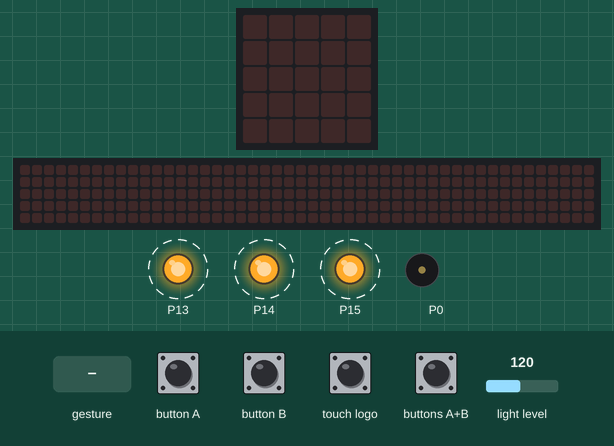
This program was run on a simulated BBC micro:bit (MakeCode). Parts: the board's 5×5 LED display, a strip that is not on the board, showing the scrolling text unrolled, output pins drawn as LEDs (lit = HIGH), buzzer (waves = sounding). Dashed ring = blinking. Inputs (shaded band) come from the test bench; at power-on: light level 120. A tilt is held for 1.5 s and a shake lasts 1 s, then the board lies face up again; the 48×5 strip is a reading aid, not a part: it shows the text the display is scrolling, unrolled, one strip-width of it at a time.

Above: at 1.2 s.
1.3 s: button A pressed for 0.15 s
At 3.02 s:
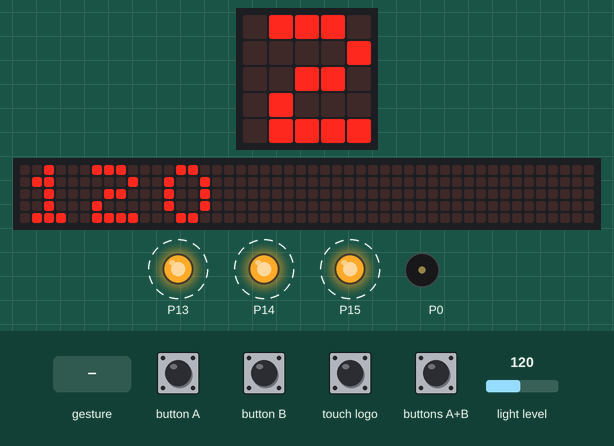
4.3 s: gesture 'shake'
At 6.62 s:
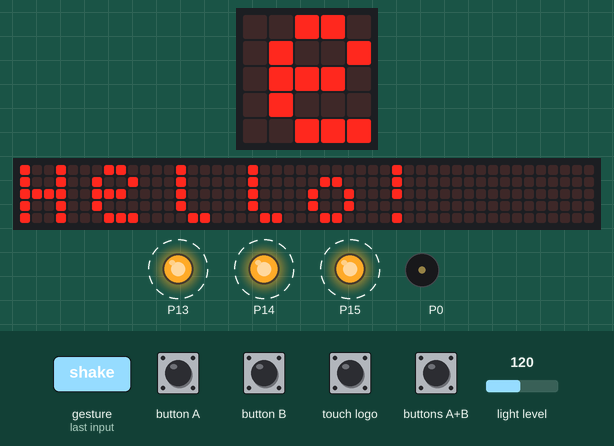
7.3 s: gesture 'tilt right'
At 8.42 s:
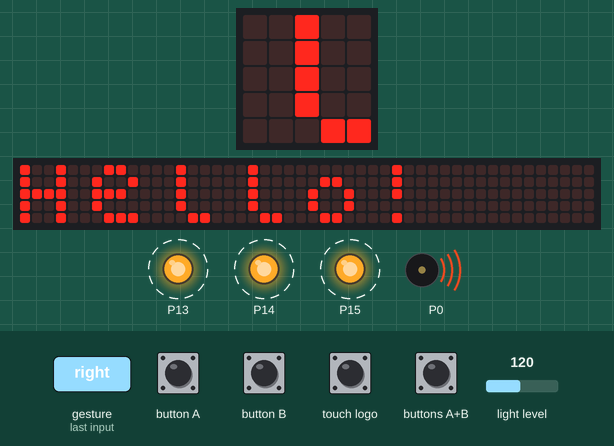
10.3 s: button B pressed for 0.15 s
At 12.3 s:
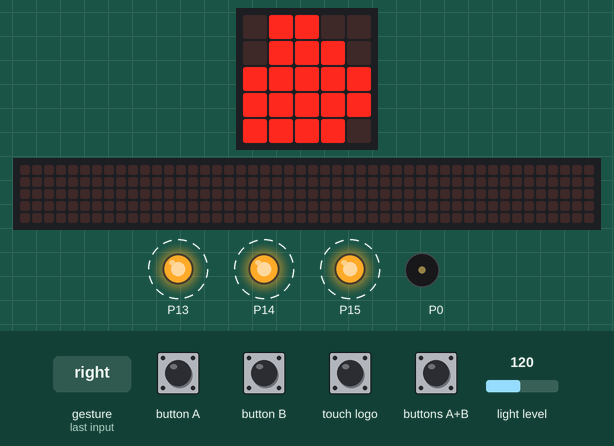
13.4 s: buttons A+B pressed for 0.15 s
At 14.1 s:
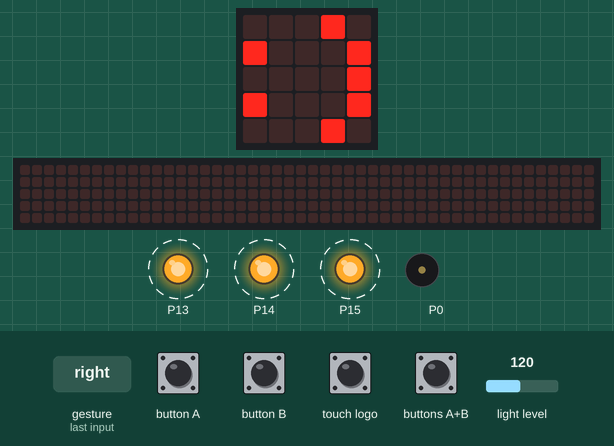
16.4 s: button A pressed for 0.15 s
At 16.62 s:
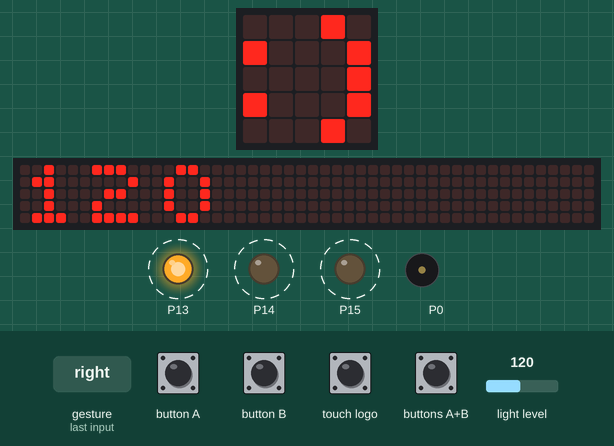
Timing chart, 0 to 20.5 s (numbered marks = the images above; inputs shaded):
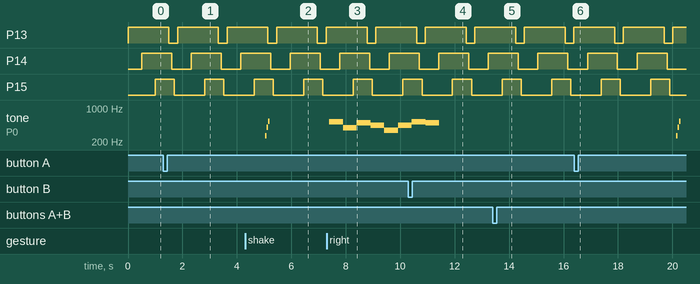

The program:

main.ts
```typescript
let lightsOn = 0
input.onGesture(Gesture.TiltRight, function () {
    music.playMelody("C5 G B A F A C5 B ", 120)
})
input.onGesture(Gesture.TiltLeft, function () {
    music.playSoundEffect(music.builtinSoundEffect(soundExpression.giggle), SoundExpressionPlayMode.UntilDone)
})
input.onLogoEvent(TouchButtonEvent.Pressed, function () {

})
input.onButtonPressed(Button.A, function () {
    basic.showNumber(input.lightLevel())
    music.playSoundEffect(music.createSoundEffect(
    WaveShape.Sine,
    200,
    600,
    255,
    0,
    150,
    SoundExpressionEffect.None,
    InterpolationCurve.Linear
    ), SoundExpressionPlayMode.UntilDone)
})
input.onSound(DetectedSound.Loud, function () {
    lightsOn = lightsOn
    basic.showString("" + (lightsOn))
})
input.onGesture(Gesture.Shake, function () {
    basic.showString("Hello!")
})
input.onButtonPressed(Button.AB, function () {
    basic.showLeds(`
        . . . # .
        # . . . #
        . . . . #
        # . . . #
        . . . # .
        `)
})
input.onButtonPressed(Button.B, function () {
    basic.showLeds(`
        . # # . .
        . # # # .
        # # # # #
        # # # # #
        # # # # .
        `)
})
basic.forever(function () {
    pins.digitalWritePin(DigitalPin.P13, 1)
    basic.pause(500)
    pins.digitalWritePin(DigitalPin.P14, 1)
    basic.pause(500)
    pins.digitalWritePin(DigitalPin.P15, 1)
    basic.pause(500)
    pins.digitalWritePin(DigitalPin.P13, 0)
    basic.pause(100)
    pins.digitalWritePin(DigitalPin.P14, 0)
    basic.pause(100)
    pins.digitalWritePin(DigitalPin.P15, 0)
    basic.pause(100)
})
```

test.ts
```typescript
// 테스트는 여기로 이동합니다; 이 패키지가 확장으로 사용될 때 컴파일되지 않을 것 입니다.
```

Measured:
- after the input at 1.3 s, the display: first changes after 0.15 s (image 1 shows a later state)
- after the input at 4.3 s, the display: first differs from a run without the input after 0.75 s (image 2 shows a later state)
- after the input at 7.3 s, tone on P0: plays 523 Hz for 0.51 s, 392 Hz for 0.51 s, 494 Hz for 0.51 s, 440 Hz for 0.51 s, 349 Hz for 0.51 s, 440 Hz for 0.37 s, starting after 0.10 s
- after the input at 10.3 s, the display: first differs from a run without the input after 1.1 s (image 4)
- after the input at 13.4 s, the display: changes after 0.15 s (image 5)
- after the input at 16.4 s, tone on P0: silent → 266 Hz after 3.8 s, → 400 Hz 0.05 s later, → 533 Hz 0.05 s later, → silent 0.05 s later; the display: changes after 0.15 s (image 6)
- by itself, P13: alternates HIGH for 1.5 s and LOW for 0.32 s
- by itself, P14: alternates HIGH for 1.1 s and LOW for 0.72 s
